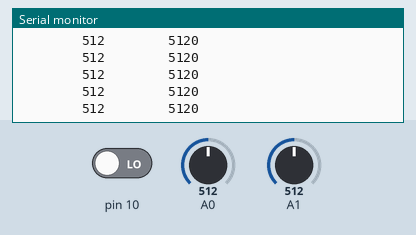
Recording of a sketch running on a simulated Arduino Uno, built with avr-gcc and run on an emulated ATmega328P. Shown: the last lines printed to the serial monitor. The inputs (shaded band) are chosen by the test bench; at power-on: A0 = 512, A1 = 512, pin 10 LOW.

Above: at 1.2 s.
1.3 s: A0 set to 106
At 2.2 s:
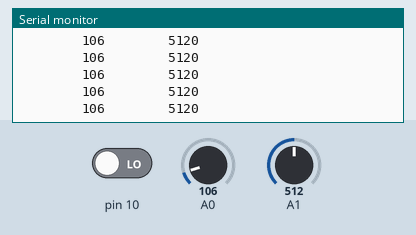
4.3 s: A0 set to 91
At 4.9 s:
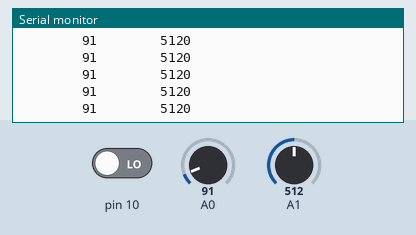
7.3 s: A1 set to 108
At 7.9 s:
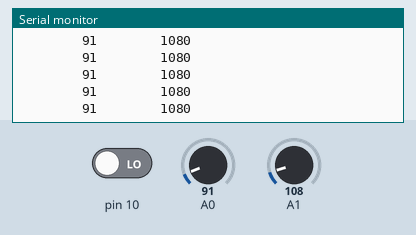
10.3 s: A1 set to 91
At 11.3 s:
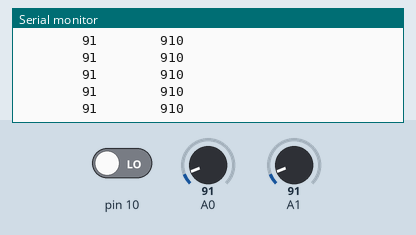
14.8 s: A0 set to 11
At 15.4 s:
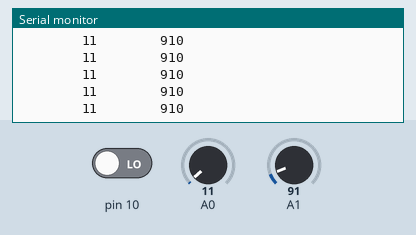
17.8 s: A0 set to 8
At 18.3 s:
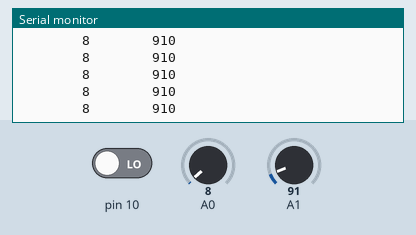
Timing chart, 0 to 20.3 s (numbered marks = the images above; inputs shaded):
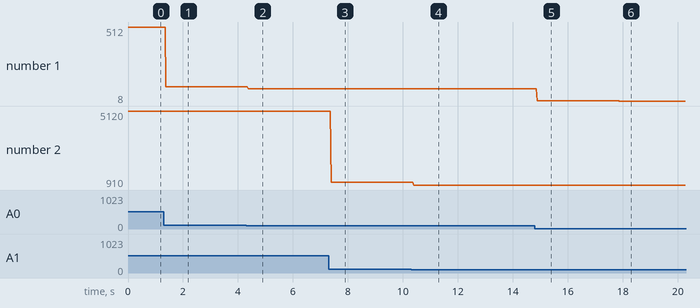

Measured:
- after the input at 1.3 s, the serial monitor: prints a new line after 0.08 s (image 1)
- after the input at 4.3 s, the serial monitor: prints a new line after 0.07 s (image 2)
- after the input at 7.3 s, the serial monitor: prints a new line after 0.09 s (image 3)
- after the input at 10.3 s, the serial monitor: prints a new line after 0.09 s (image 4)
- after the input at 14.8 s, the serial monitor: prints a new line after 0.08 s (image 5)
- after the input at 17.8 s, the serial monitor: prints a new line after 0.07 s (image 6)
- plotted number 1: 512 → 106 after the input at 1.3 s, 106 → 91 after the input at 4.3 s, 91 → 11 after the input at 14.8 s, 11 → 8 after the input at 17.8 s
- plotted number 2: 5120 → 1080 after the input at 7.3 s, 1080 → 910 after the input at 10.3 s

The sketch:

Prueba_con_joystick.ino
```cpp
int(X)=0;
int(Y)=0;

bool(Pulsador)=0;


void setup() {
Serial.begin(9600);
pinMode(Pulsador,INPUT);

}

void loop() {
X=analogRead(A0);
Y=analogRead(A1);
Pulsador=digitalRead(10);
Serial.println(Pulsador);
Serial.print("        ");
Serial.print(X);
Serial.print("        ");
Serial.print(Y);


}
```
